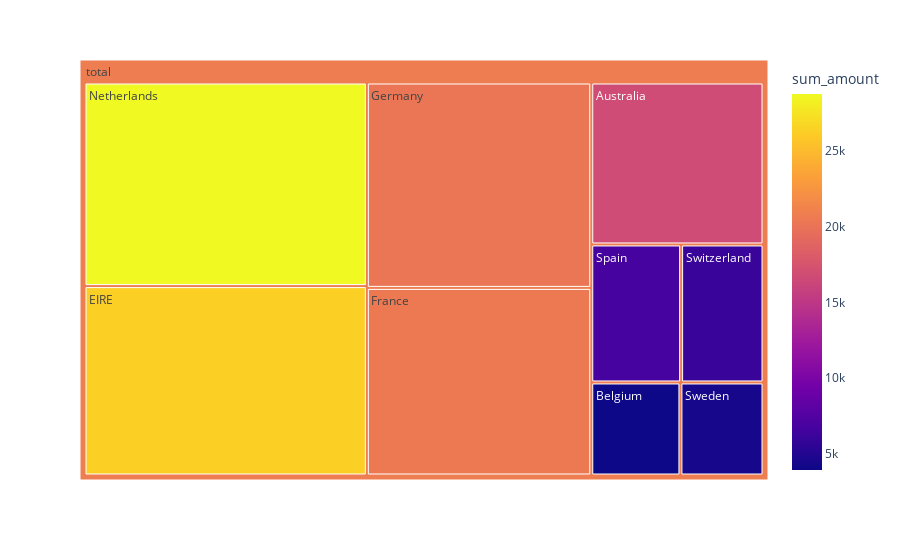

This figure's notebook cell:
### Code cell
fig = px.treemap(df, path=[px.Constant('total'), 'country'], values='sum_amount', color='sum_amount')
fig.show()

### Figure 1 — Plotly figure (JSON) as saved in the notebook; plotly's stock layout.template omitted (floating-point values rounded to 4 significant figures)
{"data": [{"branchvalues": "total", "customdata": [[16740.0], [3910.0], [26310.0], [20510.0], [20210.0], [28780.0], [6651.0], [4373.0], [6059.0], [20770.0]], "domain": {"x": [0, 1], "y": [0, 1]}, "hovertemplate": "labels=%{label}<br>sum_amount_sum=%{value}<br>parent=%{parent}<br>id=%{id}<br>sum_amount=%{color}<extra></extra>", "ids": ["total/Australia", "total/Belgium", "total/EIRE", "total/France", "total/Germany", "total/Netherlands", "total/Spain", "total/Sweden", "total/Switzerland", "total"], "labels": ["Australia", "Belgium", "EIRE", "France", "Germany", "Netherlands", "Spain", "Sweden", "Switzerland", "total"], "marker": {"coloraxis": "coloraxis", "colors": [16740.0, 3910.0, 26310.0, 20510.0, 20210.0, 28780.0, 6651.0, 4373.0, 6059.0, 20770.0]}, "name": "", "parents": ["total", "total", "total", "total", "total", "total", "total", "total", "total", ""], "type": "treemap", "values": [138500.0, 41200.0, 265500.0, 209000.0, 228900.0, 285400.0, 61580.0, 38380.0, 56440.0, 1325000.0]}], "layout": {"coloraxis": {"colorbar": {"title": {"text": "sum_amount"}}, "colorscale": [[0, "#0d0887"], [0.1111, "#46039f"], [0.2222, "#7201a8"], [0.3333, "#9c179e"], [0.4444, "#bd3786"], [0.5556, "#d8576b"], [0.6667, "#ed7953"], [0.7778, "#fb9f3a"], [0.8889, "#fdca26"], [1, "#f0f921"]]}, "legend": {"tracegroupgap": 0}, "margin": {"t": 60}}}
